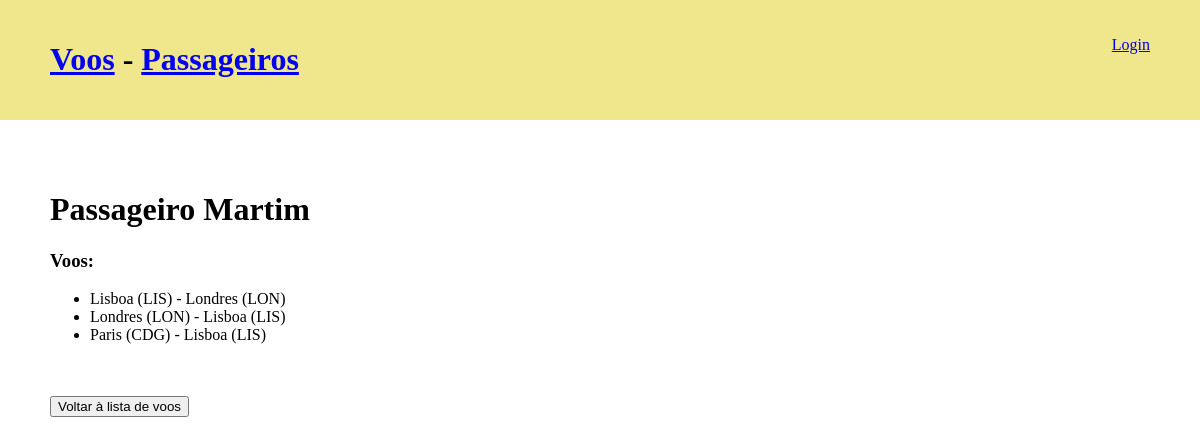
Screenshot of /passageiro/5 with the database file from the repository.
### voos/models.py (models this page shows)
class Passageiro(models.Model):
    nome = models.CharField(max_length=20)
    voos = models.ManyToManyField(
        Voo,
        null=True,
        blank=True,
        related_name='passageiros'
        )
    def __str__(self):
        return self.nome

class Voo(models.Model):
    origem = models.ForeignKey(Aeroporto, on_delete=models.CASCADE, related_name='origens')
    destino = models.ForeignKey(Aeroporto, on_delete=models.CASCADE, related_name='destinos')
    duracao = models.IntegerField()
    def __str__(self):
        return f'{self.origem} - {self.destino}'

class Aeroporto(models.Model):
    nome = models.CharField(max_length=20)
    codigo = models.CharField(max_length=3)
    def __str__(self):
        return f'{self.nome} ({self.codigo})'

### voos/views.py (the view)
def passageiro_view(request, passageiro_id):
    passageiro = Passageiro.objects.get(id=passageiro_id)
    form = VooForm(request.POST or None, instance=passageiro)
    if form.is_valid():
        form.save()
    context= {
        'passageiro': passageiro,
        'form': form,
    }
    return render(request, 'voos/passageiro.html', context)

### voos/templates/voos/passageiro.html (shortened to what this page needs)
{% extends "voos/base.html" %}
{% block main %}
<h1>Passageiro {{ passageiro }} </h1>
<h3>Voos:</h3>
<ul>
    {% for voo in passageiro.voos.all  %}
      <li> {{ voo }} </li>
    {% endfor %}
</ul>
<br><br>
<a href="{% url 'voos' %}"><button>Voltar à lista de voos</button></a>
{% endblock main %}

### voos/templates/voos/base.html (style rules this page uses)
body { padding: 0; margin: 0; }

### rows the page displays
Passageiro: nome "Martim"
Voo: origem+destino "Lisboa (LIS) - Londres (LON)"
Voo: origem+destino "Londres (LON) - Lisboa (LIS)"
Voo: origem+destino "Paris (CDG) - Lisboa (LIS)"
